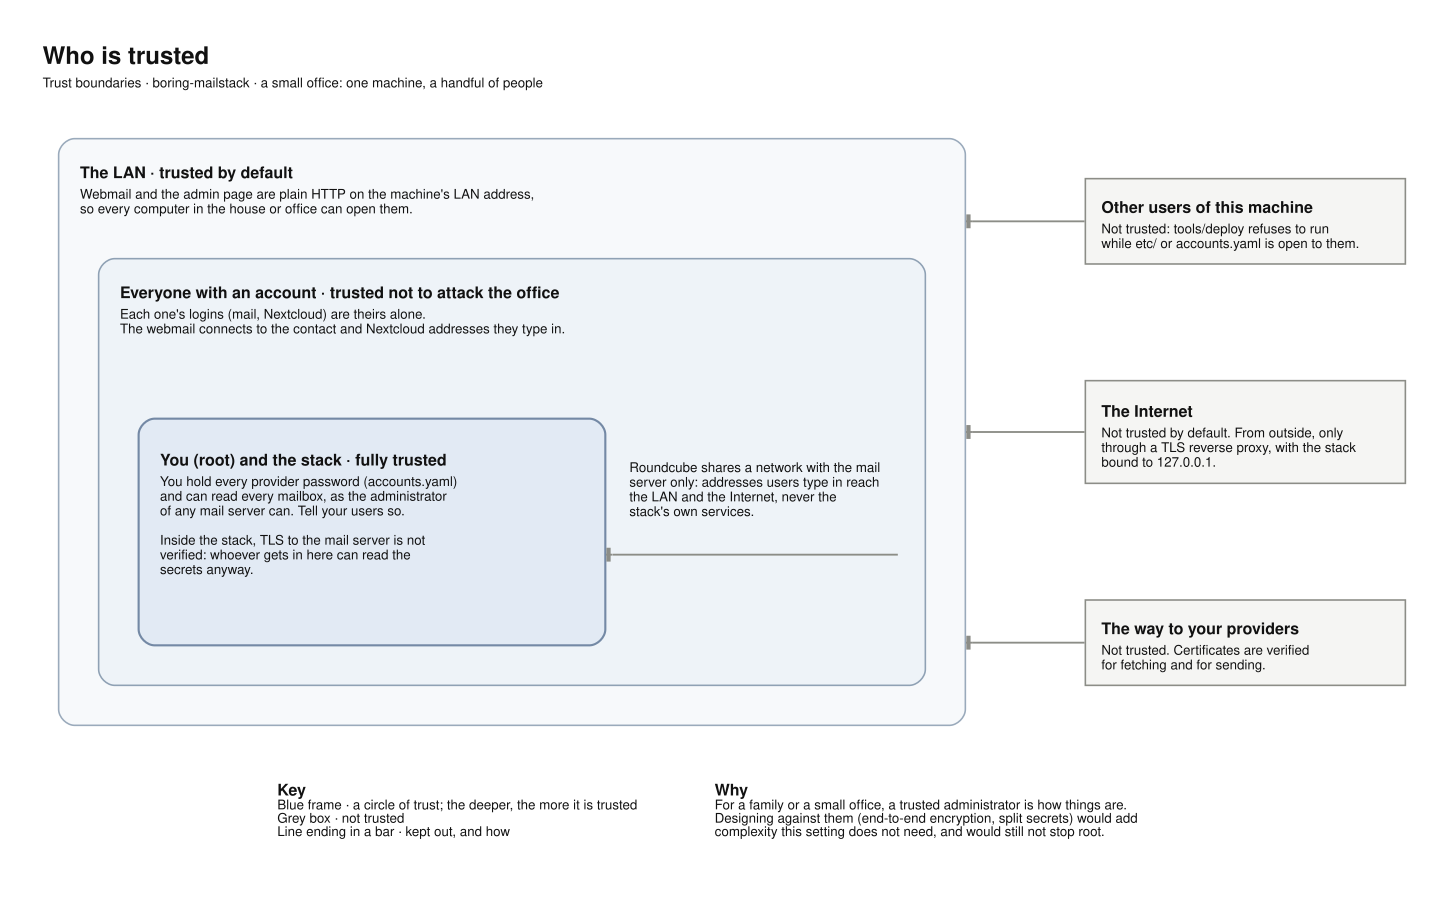

Here is the Python script that generated this plot:
#!/usr/bin/env python3
"""Writes who-is-trusted.dot next to this script: the positions are computed here.

Render (from docs/architecture):
    python3 who-is-trusted.py && neato -n2 -Tsvg who-is-trusted.dot -o who-is-trusted.svg
Style and rules as the other diagrams: README.md in this folder.
"""
from pathlib import Path
F = 'fontname="Helvetica"'
INK, GREYLINE = "#111111", "#8c8d87"
H = 640
def Y(v): return H - v
L = ['digraph "Who is trusted" {',
     f'graph [{F}, bgcolor="#ffffff", pad=0.444, splines=line, outputorder=nodesfirst];',
     f'node [{F}, fontsize=10, fontcolor="{INK}"];', 'edge [arrowsize=0.9, penwidth=1.4];']
def node(name, x, y, **a):
    L.append(f'{name} [pos="{x},{Y(y)}", ' + ", ".join(f"{k}={v}" for k, v in a.items()) + "];")
def box(name, x0, y0, x1, y1, fill, line, rounded=True, pen=1.2):
    node(name, (x0 + x1) / 2, (y0 + y1) / 2, shape="box", style='"filled,rounded"' if rounded else "filled",
         fillcolor=f'"{fill}"', color=f'"{line}"', penwidth=pen, width=(x1 - x0) / 72, height=(y1 - y0) / 72,
         fixedsize="true", label='""')
def text(name, x0, y0, lines, w, title=None):
    rows = ""
    if title:
        rows += f'<TR><TD ALIGN="LEFT" WIDTH="{w}"><FONT POINT-SIZE="12"><B>{title}</B></FONT></TD></TR><TR><TD HEIGHT="3"></TD></TR>'
    rows += "".join(f'<TR><TD ALIGN="LEFT" WIDTH="{w}">{l}</TD></TR>' for l in lines)
    h = 13 * len(lines) + (26 if title else 0)
    node(name, x0 + w / 2, y0 + h / 2, shape="plaintext", width=w / 72, height=h / 72, fixedsize="true",
         label=f'<<TABLE BORDER="0" CELLSPACING="0" CELLPADDING="0">{rows}</TABLE>>')
def pt(name, x, y): node(name, x, y, shape="point", width=0.01, style="invis")

text("title", 8, 8, ["Trust boundaries · boring-mailstack · a small office: one machine, a handful of people"], 560,
     title='<FONT POINT-SIZE="18">Who is trusted</FONT>')
# the three circles, outermost first (drawn first)
box("lan", 20, 80, 700, 520, "#f7f9fb", "#9aaabb")
box("users", 50, 170, 670, 490, "#eef3f8", "#8fa1b4")
box("root", 80, 290, 430, 460, "#e2eaf4", "#7489a5", pen=1.6)
text("t_lan", 36, 94, ["Webmail and the admin page are plain HTTP on the machine's LAN address,",
                       "so every computer in the house or office can open them."], 600,
     title="The LAN · trusted by default")
text("t_users", 66, 184, ["Each one's logins (mail, Nextcloud) are theirs alone.",
                          "The webmail connects to the contact and Nextcloud addresses they type in."], 580,
     title="Everyone with an account · trusted not to attack the office")
text("t_root", 96, 304, ["You hold every provider password (accounts.yaml)",
                         "and can read every mailbox, as the administrator",
                         "of any mail server can. Tell your users so.",
                         " ",
                         "Inside the stack, TLS to the mail server is not",
                         "verified: whoever gets in here can read the",
                         "secrets anyway."], 320,
     title="You (root) and the stack · fully trusted")
# guard between the users and the stack's insides
text("t_guard", 448, 318, ["Roundcube shares a network with the mail",
                           "server only: addresses users type in reach",
                           "the LAN and the Internet, never the",
                           "stack's own services."], 214, title=None)
pt("g_a", 650, 392); pt("g_b", 430, 392)
L.append(f'g_a -> g_b [arrowhead=tee, color="{GREYLINE}"];')
# outside: not trusted
outside = [("host", 150, "Other users of this machine",
            ["Not trusted: tools/deploy refuses to run", "while etc/ or accounts.yaml is open to them."]),
           ("internet", 300, "The Internet",
            ["Not trusted by default. From outside, only", "through a TLS reverse proxy, with the stack", "bound to 127.0.0.1."]),
           ("path", 420, "The way to your providers",
            ["Not trusted. Certificates are verified", "for fetching and for sending."])]
# stacked with equal gaps, from just inside the LAN frame's top to its bottom
heights = [18 + 13 * len(o[3]) + 20 for o in outside]
gap = (490 - 110 - sum(heights)) / (len(outside) - 1)
top = 110
for (key, _, title, lines), h in zip(outside, heights):
    y = top + h / 2
    top += h + gap
    box(f"o_{key}", 790, y - h / 2, 1030, y + h / 2, "#f5f5f3", GREYLINE, rounded=False)
    text(f"t_{key}", 802, y - h / 2 + 10, lines, 220, title=title)
    pt(f"o_{key}_a", 790, y); pt(f"o_{key}_b", 700, y)
    L.append(f'o_{key}_a -> o_{key}_b [arrowhead=tee, color="{GREYLINE}"];')
key = ('<<TABLE BORDER="0" CELLSPACING="24" CELLPADDING="0"><TR>'
       '<TD ALIGN="LEFT" VALIGN="TOP" BALIGN="LEFT"><FONT POINT-SIZE="12"><B>Key</B></FONT><BR ALIGN="LEFT"/>'
       'Blue frame · a circle of trust; the deeper, the more it is trusted<BR ALIGN="LEFT"/>'
       'Grey box · not trusted<BR ALIGN="LEFT"/>'
       'Line ending in a bar · kept out, and how<BR ALIGN="LEFT"/></TD>'
       '<TD ALIGN="LEFT" VALIGN="TOP" BALIGN="LEFT"><FONT POINT-SIZE="12"><B>Why</B></FONT><BR ALIGN="LEFT"/>'
       'For a family or a small office, a trusted administrator is how things are.<BR ALIGN="LEFT"/>'
       'Designing against them (end-to-end encryption, split secrets) would add<BR ALIGN="LEFT"/>'
       'complexity this setting does not need, and would still not stop root.<BR ALIGN="LEFT"/></TD></TR></TABLE>>')
node("key", 525, 585, shape="plaintext", label=key)
L.append("}")
open(Path(__file__).with_suffix(".dot"), "w").write("\n".join(L) + "\n")
